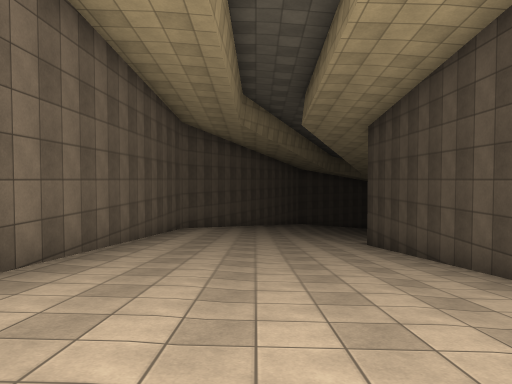
view 1 (above)

15 first-person views from a walk through a Unity game level. The camera is 1.5 m above the floor, tilts 2° down and sees 70° across. The floor is counted in squares, 2 m on a side. Each view is taken from the middle of a square. On the plan, view 1 faces up. The plan holds only what a view shows up to about 11 squares ahead; the rest is blank. The place goes on beyond the plan. The player character is not drawn. Surface patterns are stand-ins for the level's own textures.

view 2
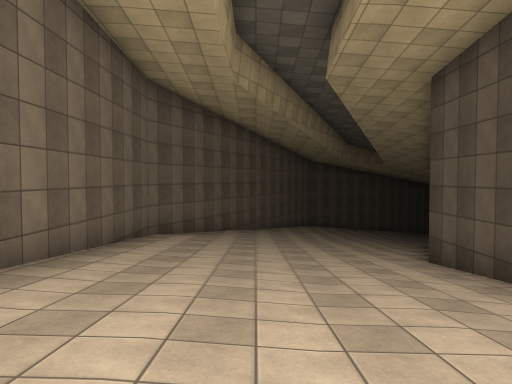

view 3
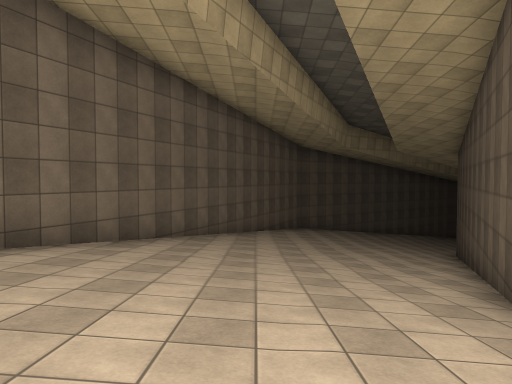

view 4
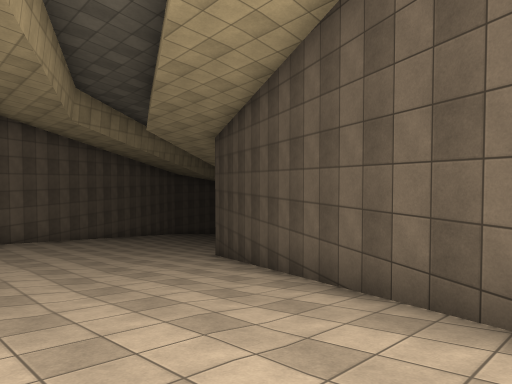

view 5
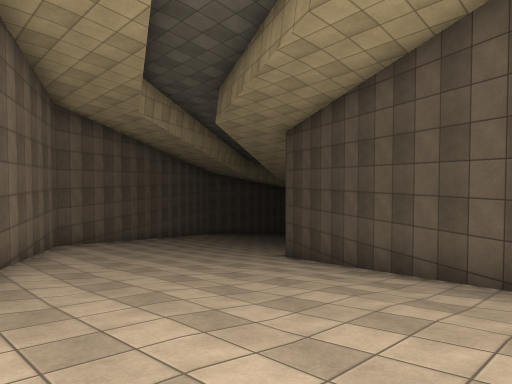

view 6
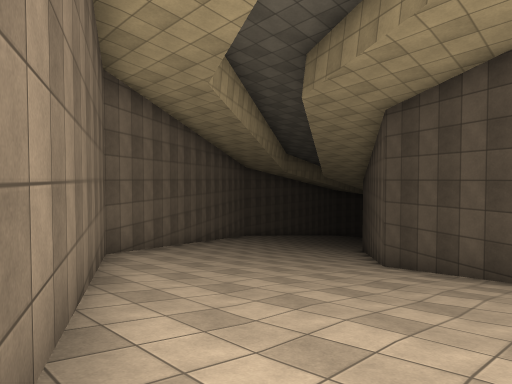

view 7
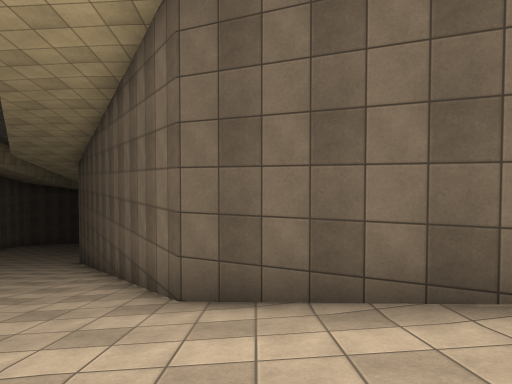

view 8
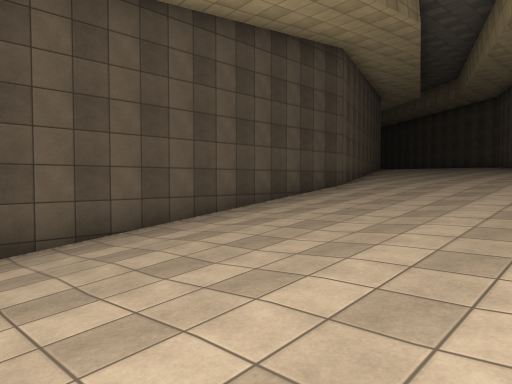

view 9
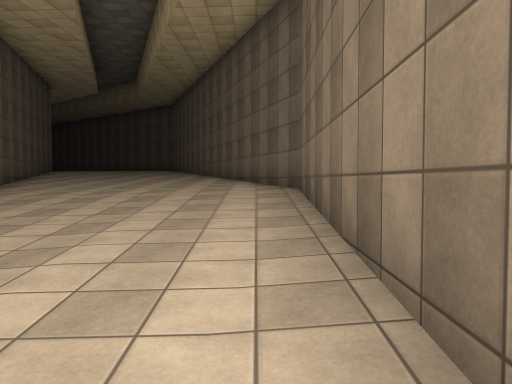

view 10
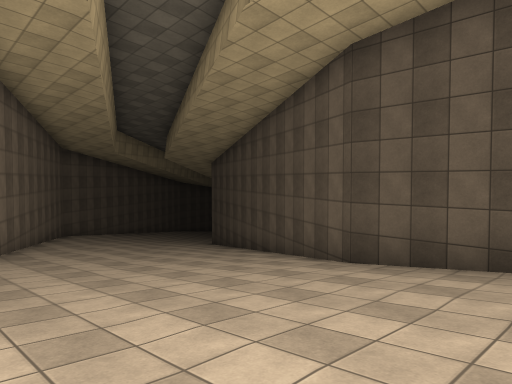

view 11
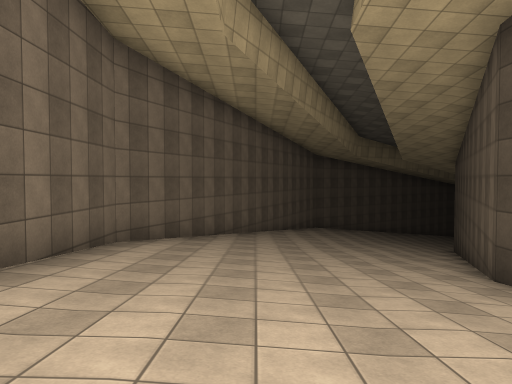

view 12
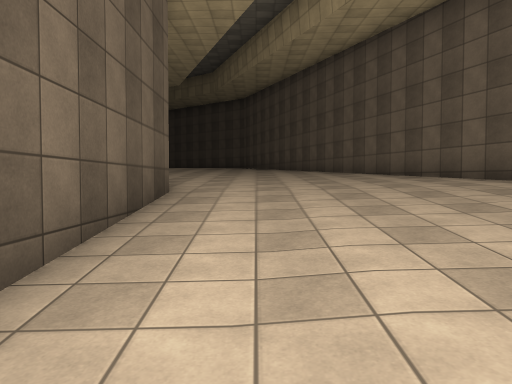

view 13
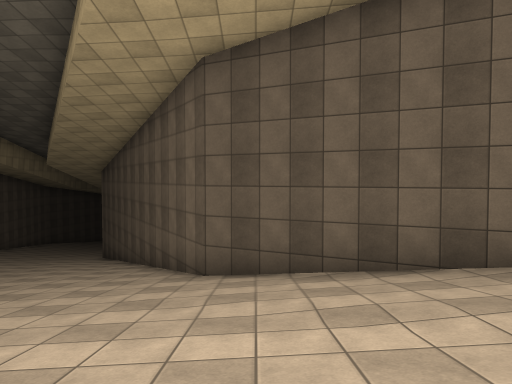

view 14
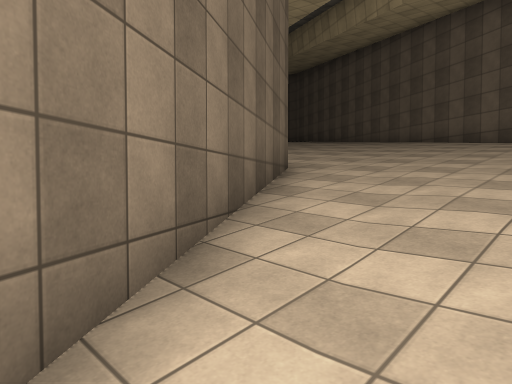

view 15
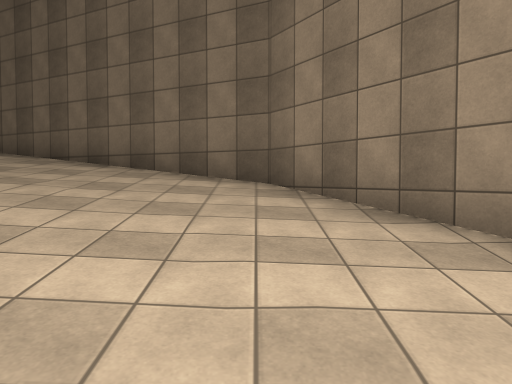

### Floor plan
Key: @ floor where view 1 was taken; # wall or solid block; . main floor; - floor 0.25 m lower than the main floor; / step, stairs or slope.
Columns run from 3 left of view 1 to 15 right of it. Each row starts with its distance up from view 1.
 25       ##/// //////#
 24      ##/////////###
 23      #/////////##
 22     ##///////###
 21     #///////##
 20    ##//////#
 19    #///////#
 18   ##//////#
 17   #///////#
 16  ##//////#
 15  #///////#
 14 ##//////#
 13 #///////#
 12 #//////#
 11 #//////#
 10 #//////#
  9 #//////#
  8 #//////#
  7 #//////#
  6 #//////#
  5 #//////#
  4 #//////#
  3 #//////#
  2 #//////#
  1 #//////#
  0 #..@..-#

Positions as (right, up) in squares from view 1, and headings:
1: (0, 0), facing up
2: (0, 4), facing up
3: (1, 8), facing up
4: (1, 12), facing up-right
5: (0, 14), facing up-right
6: (0, 17), facing up-right
7: (4, 20), facing right
8: (-2, 9), facing down-right
9: (-2, 7), facing down
10: (-2, 8), facing up-right
11: (0, 6), facing up
12: (2, 6), facing down
13: (2, 20), facing right
14: (13, 25), facing down-left
15: (8, 24), facing left
